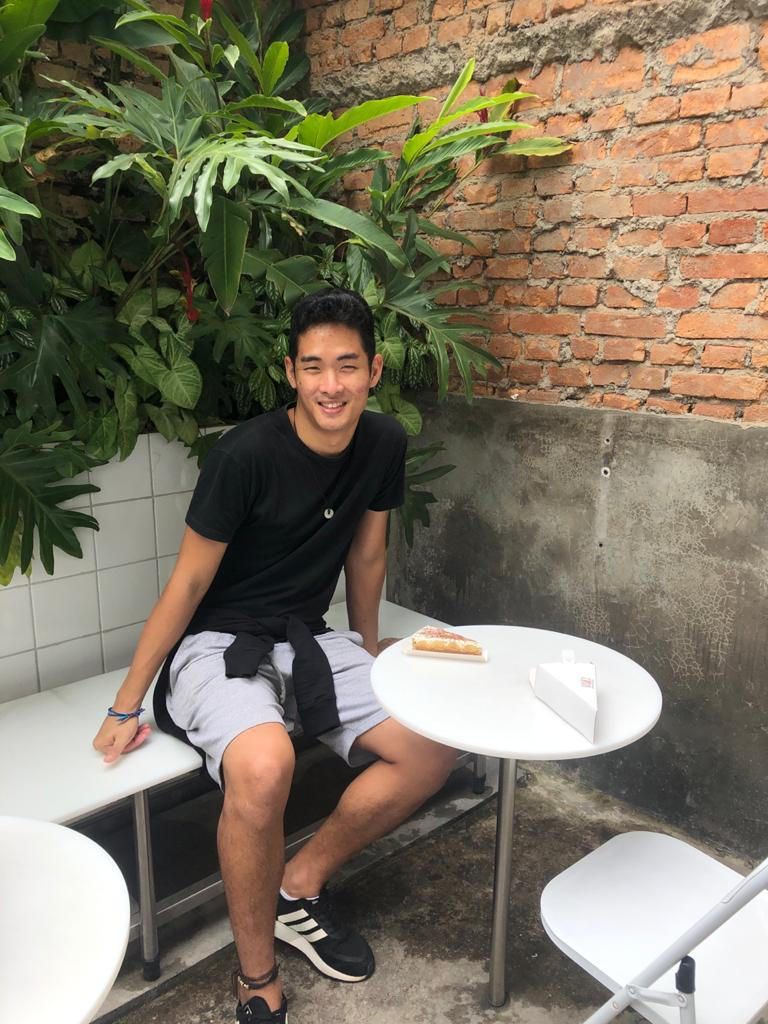
#> input picture photo_02.jpeg, 768 x 1024 px
$ python human_counting_photo.py
#> lines starting #> are read from the running program, lines starting #| are printed output that depends on the picture; after the words box and inside, x2 and y2 are one past the last pixel; in counts of white or black regions, pixels touching at a corner belong together
#> in detectByPathImage, image is the input picture: shape (1024, 768, 3); mean B, G, R 98.5, 116.9, 125.3
import cv2
import imutils
import argparse
import numpy as np

def detect(frame):
    bounding_box_cordinates, weights = HOGCV.detectMultiScale(frame, winStride=(4, 4), padding=(8, 8), scale=1.03)
#> bounding_box_cordinates = [[0, 461, 65, 144], [157, 503, 76, 152], [307, 607, 94, 187], [290, 347, 166, 332]]; weights = [0.145, 0.215, 0.448, 0.707]

    person = 1
    for x, y, w, h in bounding_box_cordinates:
        cv2.rectangle(frame, (x, y), (x + w, y + h), (0, 255, 0), 2)
        cv2.putText(frame, f'person {person}', (x, y), cv2.FONT_HERSHEY_SIMPLEX, 0.5, (0, 0, 255), 1)
        person += 1
#> this loop made 4 passes
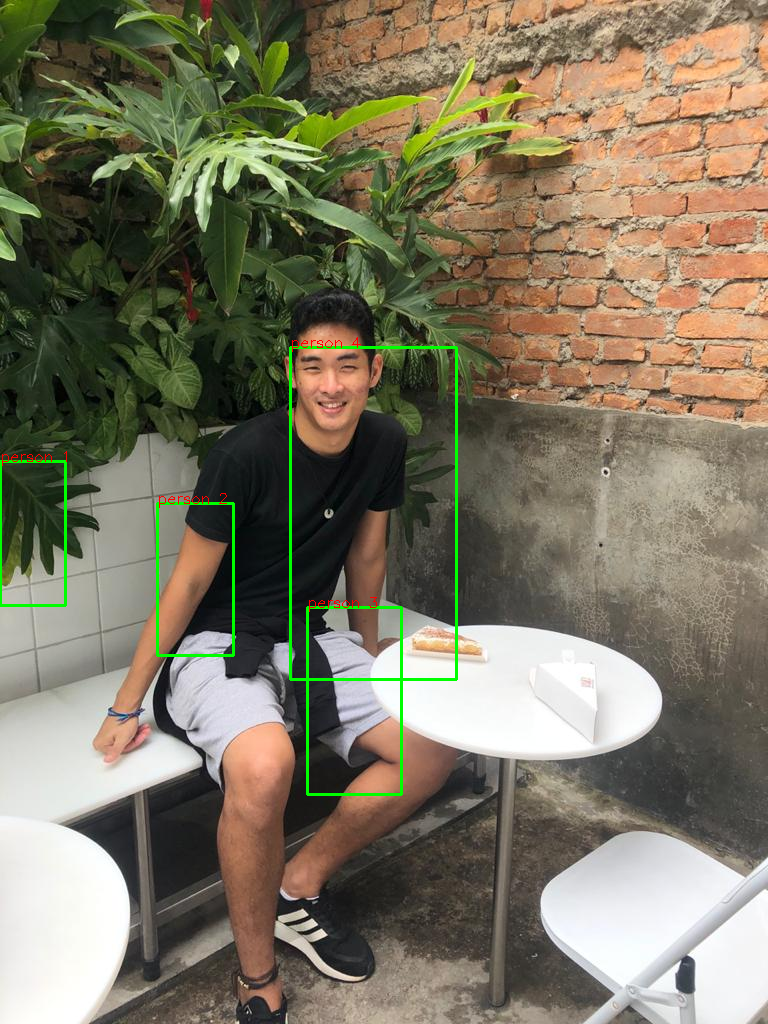
#> frame: shape (1024, 768, 3); 0.96% of pixels changed, all inside (x1, y1, x2, y2) = (0, 337, 458, 796)
#> after the loop, person = 5

    cv2.putText(frame, 'Status : Detecting ', (40, 40), cv2.FONT_HERSHEY_DUPLEX, 0.8, (255, 0, 0), 2)
    cv2.putText(frame, f'Total Persons : {person - 1}', (40, 70), cv2.FONT_HERSHEY_DUPLEX, 0.8, (255, 0, 0), 2)
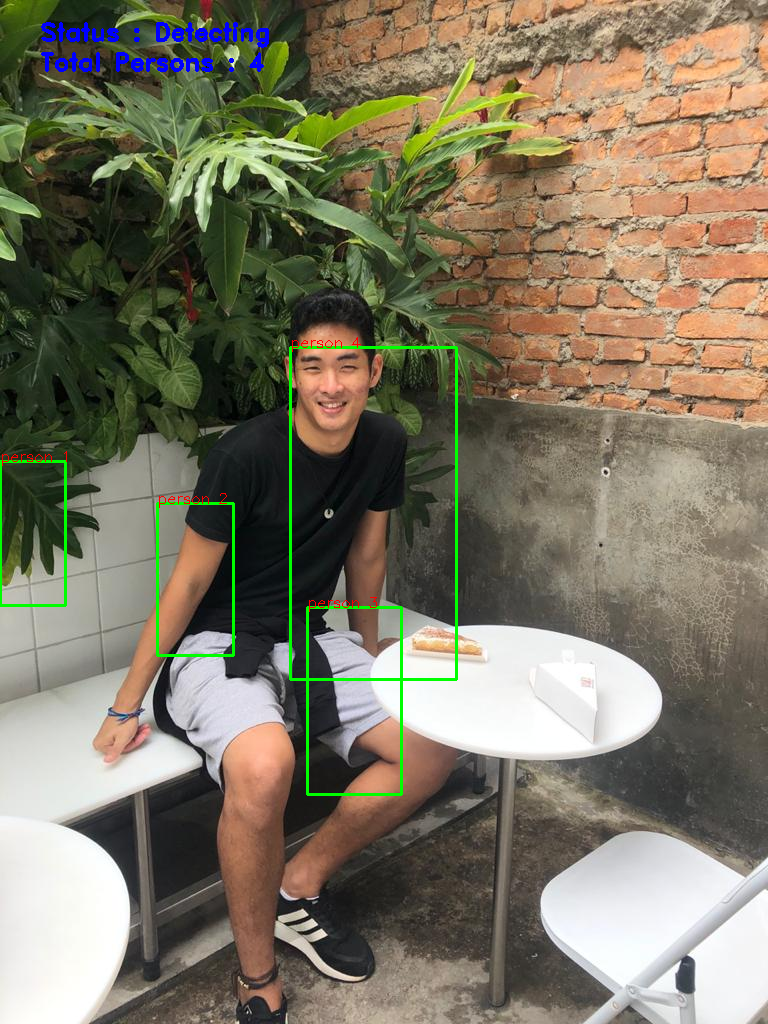
#> frame: shape (1024, 768, 3); mean B, G, R 98.6, 118, 124.2
    cv2.imshow('output', frame)

    return frame

def detectByPathImage(path, output_path):
    image = cv2.imread(path)

    image = imutils.resize(image, width = min(800, image.shape[1]))

    result_image = detect(image)

    if output_path is not None:
        cv2.imwrite(output_path, result_image)

    cv2.waitKey(0)
    cv2.destroyAllWindows()

def humanDetector(args):
    image_path = args["image"]

    print('[INFO] Opening Image from path.')
    detectByPathImage(image_path, args['output'])

def argsParser():
    arg_parse = argparse.ArgumentParser()
    arg_parse.add_argument("-i", "--image", default="photo_02.jpeg", help="path to Image File ")
    arg_parse.add_argument("-o", "--output", type=str, help="path to optional output video file")
    args = vars(arg_parse.parse_args())

    return args

if __name__ == "__main__":
    HOGCV = cv2.HOGDescriptor()
    HOGCV.setSVMDetector(cv2.HOGDescriptor_getDefaultPeopleDetector())

    args = argsParser()
    humanDetector(args)

$ run again, with photo_01.jpeg copied over photo_02.jpeg
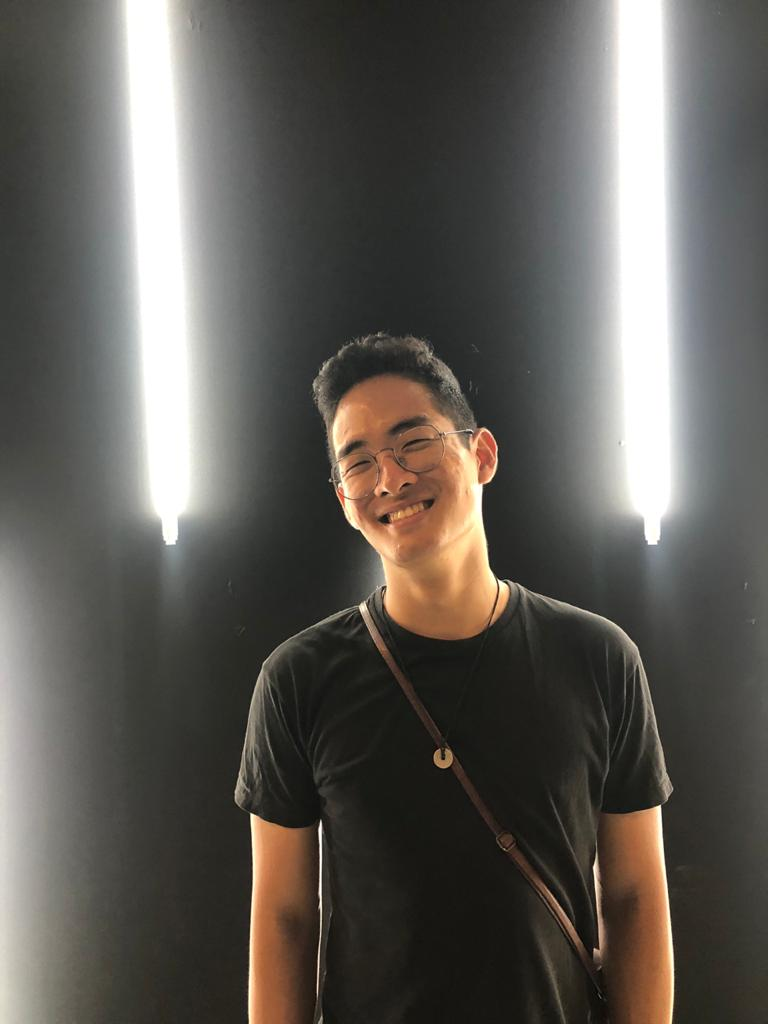
#> input picture photo_01.jpeg, 768 x 1024 px
#> in detectByPathImage, image is the input picture: shape (1024, 768, 3); mean B, G, R 86.4, 91.7, 95.2
#> bounding_box_cordinates = [[296, 317, 88, 176]]; weights = [0.765]
#> the loop in detect, `for x, y, w, h in bounding_box_cordinates:` made 1 pass
#> (x, y, w, h, person) on pass 1: (296, 317, 88, 176, 2)
#> after the loop in detect, `for x, y, w, h in bounding_box_cordinates:`:
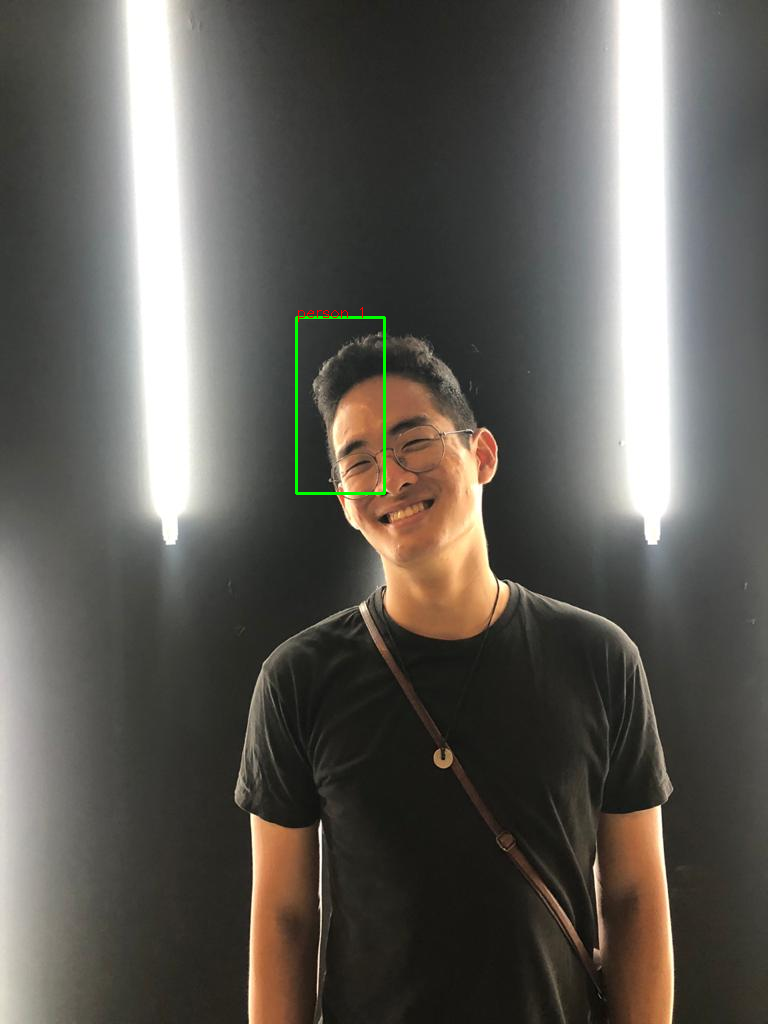
#> frame: shape (1024, 768, 3); 0.21% of pixels changed, all inside (x1, y1, x2, y2) = (295, 307, 386, 495)
#> after the loop in detect, `for x, y, w, h in bounding_box_cordinates:`: person = 2
#> in detect, `cv2.putText(frame, f'Total Persons : {person - 1}', (40, 70), cv2.FONT..`:
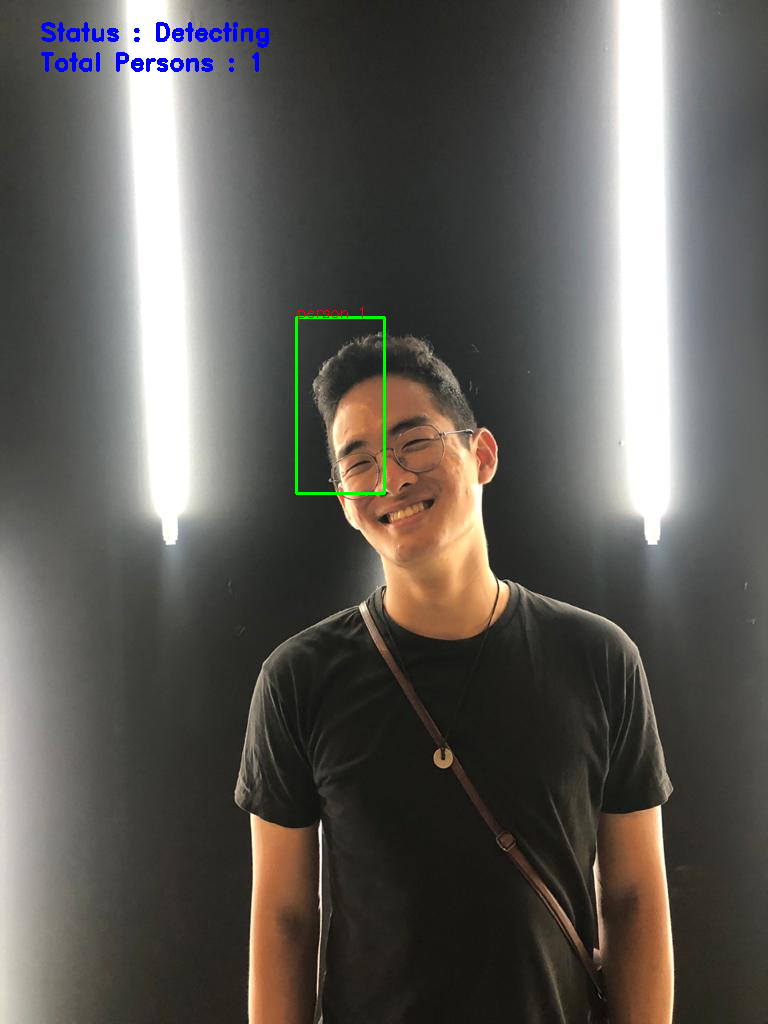
#> frame: shape (1024, 768, 3); mean B, G, R 86.7, 91.5, 94.4

$ run again, with photo_03.jpeg copied over photo_02.jpeg
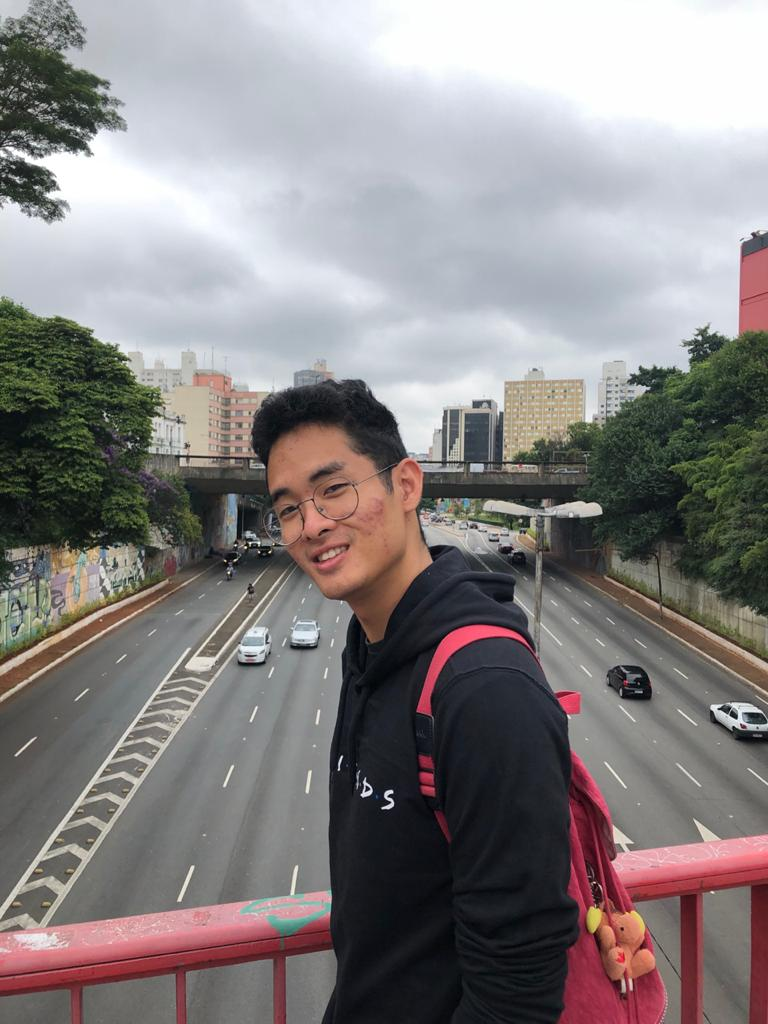
#> input picture photo_03.jpeg, 768 x 1024 px
#> in detectByPathImage, image is the input picture: shape (1024, 768, 3); mean B, G, R 131.4, 131, 135.9
#> bounding_box_cordinates = ()
#> after the loop in detect, `for x, y, w, h in bounding_box_cordinates:`: person = 1
#> in detect, `cv2.putText(frame, f'Total Persons : {person - 1}', (40, 70), cv2.FONT..`:
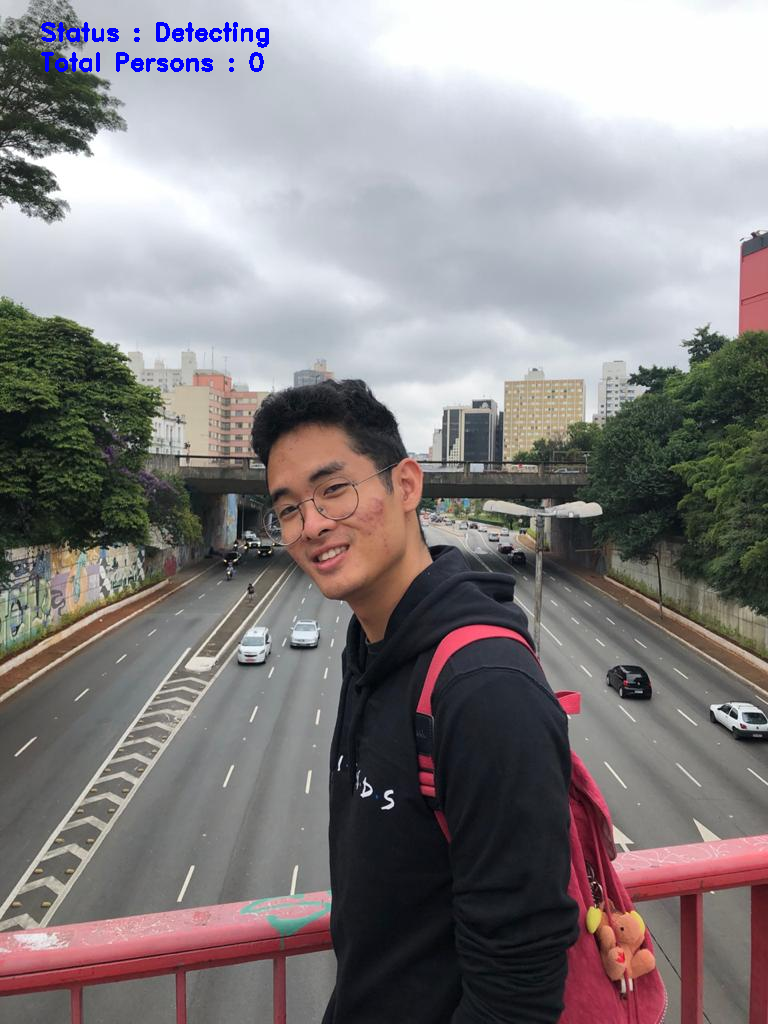
#> frame: shape (1024, 768, 3); mean B, G, R 131.7, 130.2, 135.2
